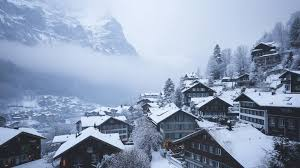
#> input picture images2.jpg, 300 x 168 px
$ jupyter execute opencv.ipynb
#> lines starting #> are read from the running program, lines starting #| are printed output that depends on the picture; after the words box and inside, x2 and y2 are one past the last pixel; in counts of white or black regions, pixels touching at a corner belong together; long printed decimals are rounded
[cell 1]
import cv2
import numpy as np
from matplotlib import pyplot as plt

[cell 2]
clrimage = cv2.imread('images2.jpg')
#> clrimage is the input picture: shape (168, 300, 3); mean B, G, R 180, 155.8, 140.9
plt.imshow(clrimage)
plt.title('Original Image')
plt.axis('off')
plt.show()

[cell 3]
import cv2
import numpy as np
from matplotlib import pyplot as plt

[cell 4]
#read image in grayscale
image = cv2.imread('images2.jpg',cv2.IMREAD_GRAYSCALE)
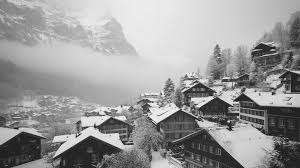
#> image: shape (168, 300); min 2, max 255, mean 154.1

[cell 5]
print ("image shape (rows, columns): ", image.shape)
#| image shape (rows, columns):  (168, 300)
print("Pixel value at (0,0): ", image[40, 40])
#| Pixel value at (0,0):  185

[cell 6]
plt.imshow(image, cmap='gray')
plt.title('Grayscale Image')
plt.axis('off')
plt.show()

[cell 7]
image1 = cv2.imread('imgii.jpeg')
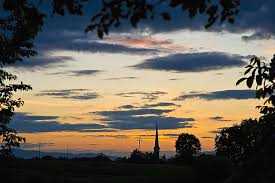
#> input picture imgii.jpeg, 275 x 183 px
#> image1 is the input picture: shape (183, 275, 3); mean B, G, R 87.3, 96.9, 103.1
rgb_image = cv2.cvtColor(image1, cv2.COLOR_BGR2RGB)
gray_image = cv2.cvtColor(image1, cv2.COLOR_BGR2GRAY)
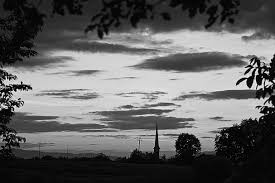
#> gray_image: shape (183, 275); min 0, max 253, mean 97.7
_, binary_image = cv2.threshold(gray_image, 127, 255, cv2.THRESH_BINARY)
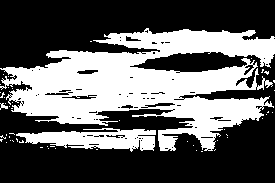
#> binary_image: shape (183, 275); 38.5% white; 51 white regions (48 under 20 px), largest, box (x1, y1, x2, y2) and area: (0, 28, 275, 151) 17243, (16, 128, 156, 152) 1998, (0, 103, 8, 110) 28

[cell 8]
print("Image Properties")
print("Color Image Shape(H, W, C):", rgb_image.shape)
#| Color Image Shape(H, W, C): (183, 275, 3)
print("Grayscale Image Shape(H, W):", gray_image.shape)
#| Grayscale Image Shape(H, W): (183, 275)
print("Image data type:", rgb_image.dtype)
#| Image data type: uint8
print("Total number of pixels in Color Image:", rgb_image.size)
#| Total number of pixels in Color Image: 150975
print("Pixel value Range",rgb_image.min(),"to", rgb_image.max())
#| Pixel value Range 0 to 255
print("Average Pixel Intensity:", np.mean(image1))
#| Average Pixel Intensity: 95.778

[cell 9]
plt.figure(figsize=(12, 6))

plt.subplot(1, 3, 1)
plt.imshow(rgb_image)
plt.title('Color Image')
plt.axis('off')

plt.subplot(1, 3, 2)
plt.imshow(gray_image, cmap='gray')
plt.title('Grayscale Image')
plt.axis('off')

plt.subplot(1, 3, 3)
plt.imshow(binary_image, cmap='gray')
plt.title('Binary Image')
plt.axis('off')

plt.tight_layout()
plt.show()

[cell 10]
img = cv2.imread('images2.jpg')

bgr  = img
rgb  = cv2.cvtColor(bgr, cv2.COLOR_BGR2RGB)
gray = cv2.cvtColor(bgr, cv2.COLOR_BGR2GRAY)
hsv  = cv2.cvtColor(bgr, cv2.COLOR_BGR2HSV)
#> hsv: shape (168, 300, 3); mean H, S, V 108.9, 60.7, 180
lab  = cv2.cvtColor(bgr, cv2.COLOR_BGR2LAB)
#> lab: shape (168, 300, 3); mean of channels 0, 1, 2 160.5, 128.3, 113.6
ycrcb = cv2.cvtColor(bgr, cv2.COLOR_BGR2YCrCb)
#> ycrcb: shape (168, 300, 3); mean of channels 0, 1, 2 154.1, 118.6, 142.6
gray_bgr = cv2.cvtColor(gray, cv2.COLOR_GRAY2BGR)
bgra = cv2.cvtColor(bgr, cv2.COLOR_BGR2BGRA)

plt.figure(figsize=(14,10))

plt.subplot(3,3,1), plt.imshow(rgb), plt.title('RGB'), plt.axis('off')
plt.subplot(3,3,2), plt.imshow(gray, cmap='gray'), plt.title('Gray'), plt.axis('off')
plt.subplot(3,3,3), plt.imshow(hsv), plt.title('HSV'), plt.axis('off')
plt.subplot(3,3,4), plt.imshow(lab), plt.title('LAB'), plt.axis('off')
plt.subplot(3,3,5), plt.imshow(ycrcb), plt.title('YCrCb'), plt.axis('off')
plt.subplot(3,3,6), plt.imshow(gray_bgr), plt.title('Gray → BGR'), plt.axis('off')
plt.subplot(3,3,7), plt.imshow(bgra), plt.title('BGRA'), plt.axis('off')

plt.tight_layout()
plt.show()
#> figure, not shown here; B, G, R data is drawn as R, G, B

[cell 11]
img = cv2.imread('cat.jpg')
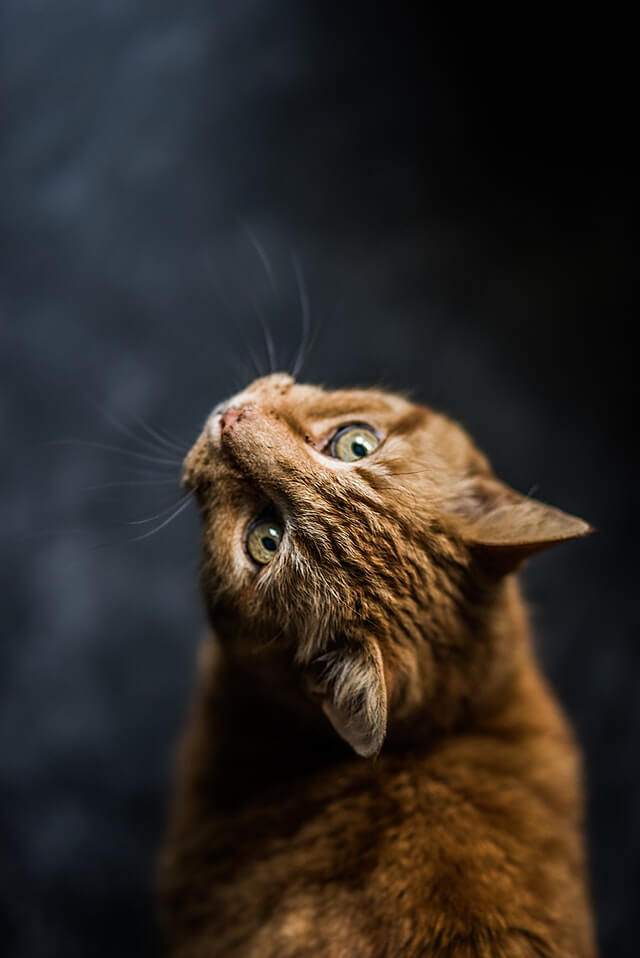
#> input picture cat.jpg, 640 x 958 px
#> img is the input picture: shape (958, 640, 3); mean B, G, R 37.3, 41.5, 47.3
bgr  = img
rgb  = cv2.cvtColor(bgr, cv2.COLOR_BGR2RGB)
#> rgb: shape (958, 640, 3)
gray = cv2.cvtColor(bgr, cv2.COLOR_BGR2GRAY)
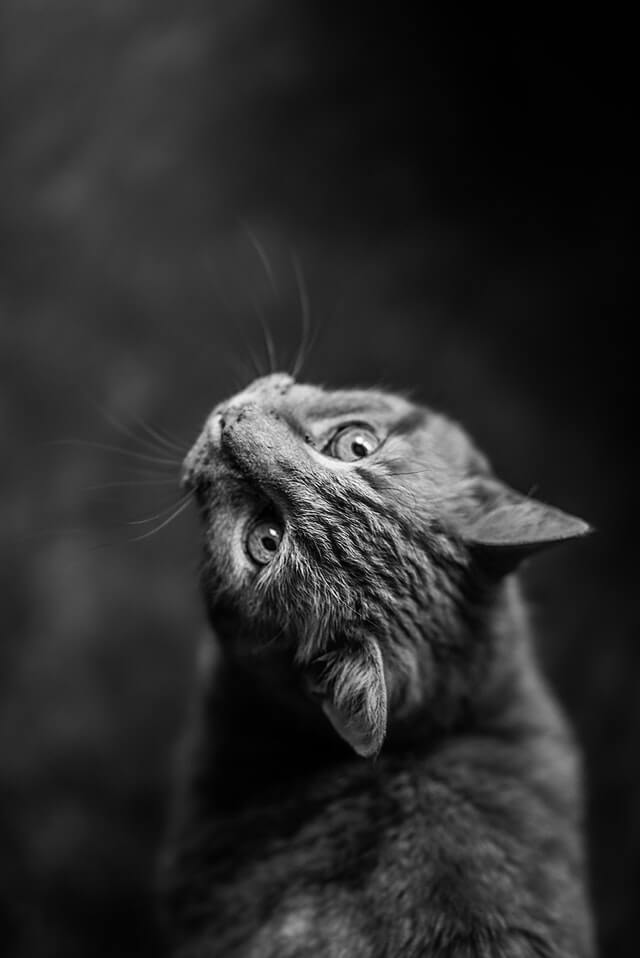
#> gray: shape (958, 640); min 0, max 255, mean 42.8
hsv  = cv2.cvtColor(bgr, cv2.COLOR_BGR2HSV)
#> hsv: shape (958, 640, 3); mean H, S, V 62.5, 99.1, 54.5
lab  = cv2.cvtColor(bgr, cv2.COLOR_BGR2LAB)
#> lab: shape (958, 640, 3); mean of channels 0, 1, 2 44.3, 130.7, 131.2
ycrcb = cv2.cvtColor(bgr, cv2.COLOR_BGR2YCrCb)
#> ycrcb: shape (958, 640, 3); mean of channels 0, 1, 2 42.8, 131.3, 124.9
gray_bgr = cv2.cvtColor(gray, cv2.COLOR_GRAY2BGR)
#> gray_bgr: shape (958, 640, 3)
bgra = cv2.cvtColor(bgr, cv2.COLOR_BGR2BGRA)
#> bgra: shape (958, 640, 4)

plt.figure(figsize=(14,10))

plt.subplot(3,3,1), plt.imshow(rgb), plt.title('RGB'), plt.axis('off')
plt.subplot(3,3,2), plt.imshow(gray, cmap='gray'), plt.title('Gray'), plt.axis('off')
plt.subplot(3,3,3), plt.imshow(hsv), plt.title('HSV'), plt.axis('off')
plt.subplot(3,3,4), plt.imshow(lab), plt.title('LAB'), plt.axis('off')
plt.subplot(3,3,5), plt.imshow(ycrcb), plt.title('YCrCb'), plt.axis('off')
plt.subplot(3,3,6), plt.imshow(gray_bgr), plt.title('Gray → BGR'), plt.axis('off')
plt.subplot(3,3,7), plt.imshow(bgra), plt.title('BGRA'), plt.axis('off')

plt.tight_layout()
plt.show()
#> figure, not shown here; B, G, R data is drawn as R, G, B
